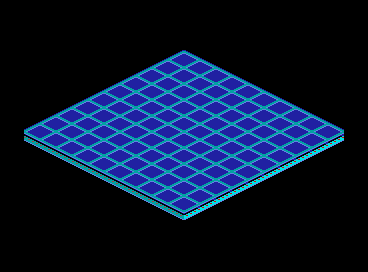

The image is a tile-based game level rendered from a .tmx file. Its description and source (layers, tilesets, objects; grid data summarised) follow:
An orthogonal 46x34 tile map with 8x8 px tiles, 1 tile layer (layer_grid) and 6 objects (4x GridBoundaryMarker, MovableInitMarker, MapInfo).

<map version="1.10" tiledversion="1.11.1-99-gec89c545" orientation="orthogonal" renderorder="right-down" width="46" height="34" tilewidth="8" tileheight="8" infinite="0" nextlayerid="4" nextobjectid="9">
 <tileset firstgid="1" source="tileset_zona0_grid_v2.tsx" />
 <layer id="1" name="layer_grid" width="46" height="34">
  <data>[1564 cells, 1564 non-empty, 14 distinct tile ids]</data>
 </layer>
 <objectgroup id="2" name="layer_objects">
  <object id="3" name="top_left" type="GridBoundaryMarker" x="184" y="52">
   <properties>
    <property name="conn_down" type="object" value="5" />
    <property name="conn_right" type="object" value="6" />
    <property name="exportName" type="bool" value="true" />
    <property name="exportPosition" type="bool" value="true" />
    <property name="exportSize" type="bool" value="false" />
    <property name="grid_x" type="int" value="0" />
    <property name="grid_y" type="int" value="0" />
   </properties>
   <point />
  </object>
  <object id="4" name="bottom_right" type="GridBoundaryMarker" x="184" y="212">
   <properties>
    <property name="exportName" type="bool" value="true" />
    <property name="exportPosition" type="bool" value="true" />
    <property name="exportSize" type="bool" value="false" />
    <property name="grid_x" type="int" value="31" />
    <property name="grid_y" type="int" value="31" />
   </properties>
   <point />
  </object>
  <object id="5" name="bottom_left" type="GridBoundaryMarker" x="24" y="132">
   <properties>
    <property name="conn_right" type="object" value="4" />
    <property name="exportName" type="bool" value="true" />
    <property name="exportPosition" type="bool" value="true" />
    <property name="exportSize" type="bool" value="false" />
    <property name="grid_x" type="int" value="0" />
    <property name="grid_y" type="int" value="31" />
   </properties>
   <point />
  </object>
  <object id="6" name="top_right" type="GridBoundaryMarker" x="344" y="132">
   <properties>
    <property name="conn_down" type="object" value="4" />
    <property name="exportName" type="bool" value="true" />
    <property name="exportPosition" type="bool" value="true" />
    <property name="exportSize" type="bool" value="false" />
    <property name="grid_x" type="int" value="31" />
    <property name="grid_y" type="int" value="0" />
   </properties>
   <point />
  </object>
  <object id="7" name="p1" type="MovableInitMarker" x="216" y="68">
   <properties>
    <property name="direction" type="int" propertytype="Direction" value="1" />
    <property name="exportName" type="bool" value="true" />
    <property name="exportPosition" type="bool" value="true" />
    <property name="exportSize" type="bool" value="false" />
    <property name="grid_x" type="int" value="2" />
    <property name="grid_y" type="int" value="0" />
    <property name="type" type="int" value="1" />
   </properties>
   <point />
  </object>
  <object id="8" name="map_zone_test" type="MapInfo" x="0" y="0" width="368" height="272">
   <properties>
    <property name="exportName" type="bool" value="true" />
    <property name="exportPosition" type="bool" value="false" />
    <property name="exportSize" type="bool" value="true" />
   </properties>
  </object>
 </objectgroup>
</map>
